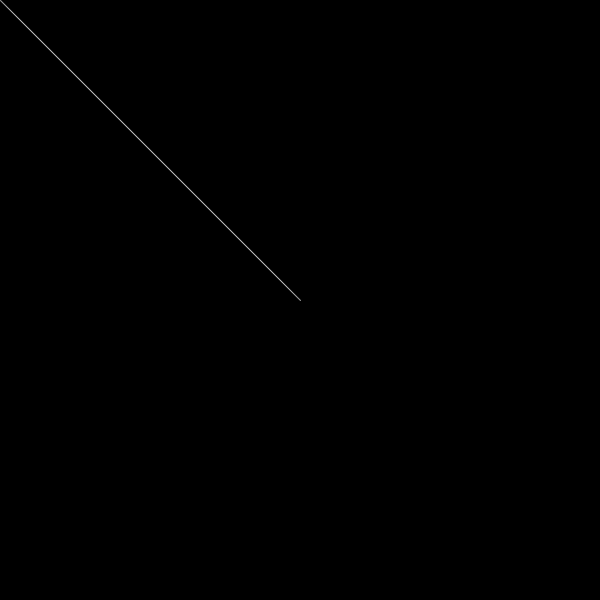
Frame 1 (no input)
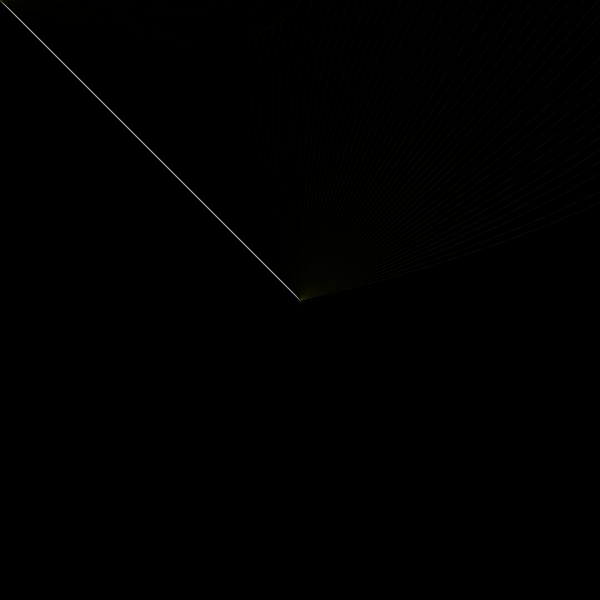
Frame 60 (the mouse pressed at the canvas centre just before this capture)
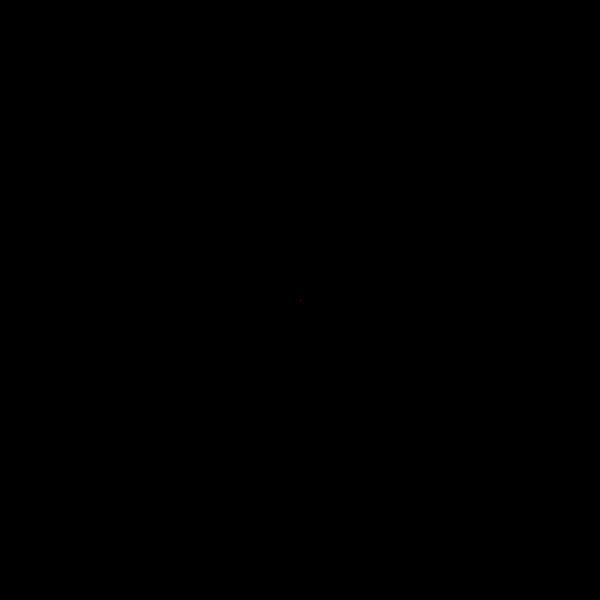
Frame 120 (the mouse held since frame 60 and released just before this capture)

The Processing sketch that drew these frames (run headless with seeded random() and noise(); from frame 60 on, the mouse is pressed at the canvas centre):

// Processing sketch: processing_308
// ── processing_308.pde

/*********************************
Author: BaoQuoc Doan
Date: March 31st, 2008
Comments: Another Experiment with Bezier Curves, It sort looks like a Spiral Graph

***********************************/
int counter = 2;

void setup() {
  size( 600, 600 ); 
  background(0);
}

void draw() {
  counter++;

  if(counter == 300) {
    counter = 300; 

  }

  stroke(200);
  strokeWeight(1);

  DrawCurves(); 

}

void DrawCurves() {
  background(0);
  smooth();
  int[] a = { 
    width/2, height/2   };
  int[] b = { 
    mouseX, mouseY   };

  line( a[0], a[1], b[0], b[1]);

  int[] cvA = new int[2];
  int[] cvB = new int[2];

  int posAngle = FindRelativePolarCoord(a, b);

  int halfDistance = FindDistance(a, b) / 2;

  noFill();

  for(int i = 1; i < counter; i ++) {
    stroke(i % 200, i % 100,0, 30);
    cvA = PolarToCartesian( a[0], a[1],  int(halfDistance + ( halfDistance * (.5 + ( i/10) ) )), posAngle + (i * 2));
    //line( a[0], a[1], cvA[0], cvA[1] );    

    cvB = PolarToCartesian( b[0], b[1], int(halfDistance + ( halfDistance * (.5 + ( i/10) ) )), posAngle - (i * 2) + 180);
    //line( b[0], b[1], cvB[0], cvB[1] );

    bezier(a[0], a[1], cvA[0], cvA[1], cvB[0], cvB[1], b[0], b[1]);


    cvA = PolarToCartesian( a[0], a[1], halfDistance, posAngle - (i * 10));
    //line( a[0], a[1], cvA[0], cvA[1] );    

    cvB = PolarToCartesian( b[0], b[1], halfDistance, posAngle + (i * 10) - 180);
    //line( b[0], b[1], cvB[0], cvB[1] );    
  }
}

//// Finds Polar Coordinate relative to a Reference Point, interms of 0 to 360 degrees
int FindRelativePolarCoord(int[] orig, int target[]) {  
  // Find Angle
  float angle = degrees(atan2(target[1] - orig[1],target[0] - orig[0]));  

  // Covert Degrees (0 to -180), to (180 to 360)
  if(angle < 0) {
    angle = 360 + angle;  
  }  

  // convert to interger
  int deg = int(angle); 

  // Change this to the format for texfile output
  println(" Angle: "+deg);

  return deg; 
}

int FindDistance(int[] orig, int target[]) {
  // Find Distance
  int distance = int(dist(orig[0], orig[1], target[0], target[1]));

  return distance;
}

int[] PolarToCartesian(int xRef, int yRef, int d, int theta) {
  float x = xRef + (d * cos(radians(theta)));
  float y = yRef + (d * sin(radians(theta)));


  int[] coordinate = { 
    int(x), int(y)   };
  return coordinate;
}
